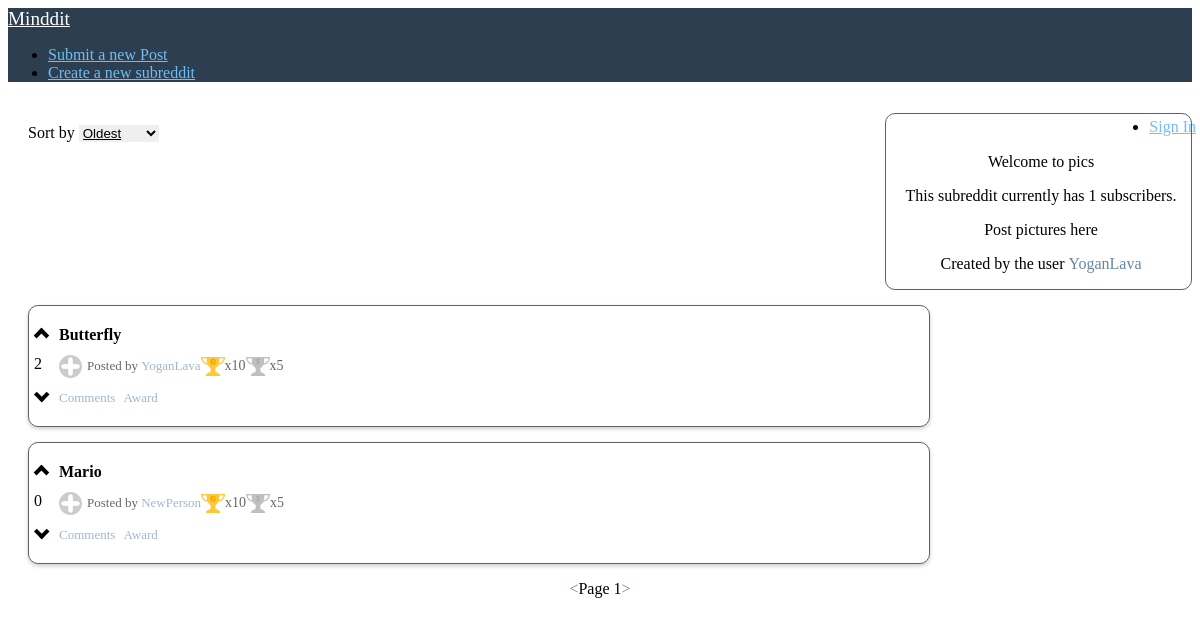
/subreddit.php?name=pics, run on the app's committed database.
### tables this page shows
CREATE TABLE subreddits (
  name varchar(20) NOT NULL,
  creator_id int(11) DEFAULT NULL,
  description text,
  created_at int(11) DEFAULT NULL
);

CREATE TABLE users (
  id int(11) NOT NULL,
  username varchar(255) NOT NULL,
  password varchar(255) NOT NULL,
  created_at int(30) NOT NULL DEFAULT '0'
);

CREATE TABLE posts (
  id int(11) NOT NULL,
  title varchar(255) DEFAULT NULL,
  user_id int(11) NOT NULL,
  is_image tinyint(1) DEFAULT NULL,
  body text,
  created_at int(30) DEFAULT NULL,
  updated_at int(30) DEFAULT NULL,
  subreddit_name varchar(20) NOT NULL
);

### subreddit.php (the view, shortened to what this page needs)
<?php
$mysqli = openConnection();
if(isset($_GET['sortBy'])){
    switch($_GET['sortBy']){
        case "topLikes":
            $sql = "SELECT * FROM mostLiked where subreddit_name= '".$_GET['name']."' LIMIT 5". ((isset($_GET['page']))?" OFFSET ". ($_GET['page']-1) * 5:"");
            break;
        case "newest":
            $sql = "SELECT * FROM posts where subreddit_name= '".$_GET['name']."' order by created_at desc LIMIT 5". ((isset($_GET['page']))?" OFFSET ". ($_GET['page']-1) * 5:"");
            break;
        case "oldest":
            $sql = "SELECT * FROM posts where subreddit_name= '".$_GET['name']."' order by created_at asc LIMIT 5". ((isset($_GET['page']))?" OFFSET ". ($_GET['page']-1) * 5:"");
            break;
        default:
            $sql = "SELECT * FROM posts where subreddit_name= '".$_GET['name']."' LIMIT 5". ((isset($_GET['page']))?" OFFSET ". ($_GET['page']-1) * 5:"");
    }
}else{
    $sql = "SELECT * FROM posts where subreddit_name= '".$_GET['name']."' LIMIT 5". ((isset($_GET['page']))?" OFFSET ". ($_GET['page']-1) * 5:"");
}
$result=$mysqli->query($sql);
$sql = "select subreddits.description, users.username from subreddits inner join users where subreddits.name = '".$_GET['name']."' and subreddits.creator_id = users.id";
$subreddit = ($mysqli->query($sql))->fetch_assoc();
?>
<!DOCTYPE html>
<html lang="en">
<head>
    <link rel="stylesheet" href="https://unpkg.com/purecss@1.0.1/build/pure-min.css"
 />
    <link rel="stylesheet" href="css/css.css" />
</head>
<body>
    <div class="home-menu pure-menu pure-menu-horizontal">
        <a href="index.php" class="pure-menu-heading pure-menu-link">Minddit</a>
        <ul class="pure-menu-list">
            <li class="pure-menu-item">
                <a href="submit.php" class="pure-menu-link">Submit a new Post</a>
            </li>
            <li class="pure-menu-item">
                <a href="createsubreddit.php" class="pure-menu-link">Create a new subreddit</a>
            </li>
        </ul>
        <ul class="pure-menu-list align-right">
            <?php if(!isset($_SESSION['username'])){echo "<li class='pure-menu-item'>
        <a href='register.php' class='pure-menu-link'>Sign In</a>
      </li>";
      } else { echo "<li class='pure-menu-item pure-menu-has-children pure-menu-allow-hover'>
        <a href='#' id='menuLink1' class='pure-menu-link'>".$_SESSION['username']."</a>
        <ul class='pure-menu-children'>
            <li class='pure-menu-item'><a href='profile.php?name=".$_SESSION['username']."' class='pure-menu-link'>Profile</a></li>
            <li class='pure-menu-item'><a href='details.php' class='pure-menu-link'>Details</a></li>
            <li class='pure-menu-item'><a href='/logic/logout.php' class='pure-menu-link'>Log Out</a></li>
        </ul>
    </li>";
      }?>
        </ul>
    </div>
    <div class="side-bar">
        <?php
        echo "<p>Welcome to " . $_GET['name'] . "</p>";
        $sql= "select count(*) as count from subreddit_subscriptions where subreddit_name='".$_GET['name']."'";
        $count = ($mysqli->query($sql))->fetch_assoc();
        echo "<p>This subreddit currently has ".$count['count']." subscribers.</p>";
        echo "<p>".$subreddit['description']."</p>";
        echo "<p>Created by the user <a href='profile.php?name=".$subreddit['username']."' class='normal-link'>".$subreddit['username']."</a>"
        ?>
    </div>
    <div class="sort-container">
        <p style="display: inline-block">Sort by</p>
        <select id="sort" class="sort-by">
            <option value="oldest">Oldest</option>
        </select>
    </div>
    <div class="posts">
        <?php
          while($post = $result->fetch_assoc()){
            $user = $mysqli->query("select * from users where id='".$post['user_id']."'");
            $user = $user->fetch_assoc();
            echo "<div class='post'>";
            echo "<div class='likes'>";
            echo ((isset($checkLiked))? $checkLiked['vote'] === 'upvote' : false)? "<span class='chevron on upvote' id='u".$post['id']."' onclick='vote(".$post['id'].", ".$_SESSION['userid'].", \"post\", \"upvote\")'></span>" : "<span class='chevron upvote' id='u".$post['id']."' onclick='vote(".$post['id'].", ". ((isset($_SESSION['userid']))? $_SESSION['userid']:"null") .", \"post\", \"upvote\")'></span>";
            $likes = "SELECT (SELECT COUNT(*) FROM likes, post_likes where likes.vote = 'upvote' and post_likes.post_id = ".$post['id']." and post_likes.like_id = likes.id) - (SELECT COUNT(*) FROM likes, post_likes where likes.vote = 'downvote' and post_likes.post_id = ".$post['id']." and post_likes.like_id = likes.id) as likes";
            $likes = ($mysqli->query($likes))->fetch_assoc();
            echo "<p id='l".$post['id']."'>".$likes['likes']."</p>";
            echo  ((isset($checkLiked))? $checkLiked['vote'] === 'downvote' : false)? "<span class='chevron on downvote' id='d".$post['id']."' onclick='vote(".$post['id'].", ".$_SESSION['userid'].", \"post\", \"downvote\")'></span>" : "<span class='chevron downvote' id='d".$post['id']."' onclick='vote(".$post['id'].", ". ((isset($_SESSION['userid']))? $_SESSION['userid']:"null") .", \"post\", \"downvote\")'></span>";
            echo  "</div>";
            echo "<div class='post-info'>";
            echo ($post['is_image'])?"<div><a class='post-link' href='".$post['body']."' >".$post['title']."</a></div>":"<div><a class='post-link' href='post.php?postID=".$post['id']."' >".$post['title']."</a></div>";
            echo "<div class='details'>
                  <div id='b".$post['id']."' onClick='togglePost(".$post['id'].");' class='expand'></div>";
            echo "<p class='post-details'>Posted by <a href='#' class='normal-link'>".$user['username']."</a></p>";
            echo "<div class='gold' tooltip='Gold'></div><p class='award-text'>x10</p>
            <div class='silver' tooltip='Silver'></div><p class='award-text'>x5</p>";
            echo "</div>";
            echo "<div class='post-details'><a href='post.php?postID=".$post['id']."' class='normal-link'>Comments</a> <a class='normal-link' onClick='togglePostAwardMenu(".$post['id'].",".$_SESSION['userid'].")' style='padding-left:5px'>Award</a></div>";
            echo "</div>";
            echo "</div>";
          }
      ?>
    </div>
    <div class="pagination">
          <?php
            echo "<a onclick='back()' class='normal-link'><</a>";
            echo (isset($_GET['page']))? "<p>Page ".$_GET['page']."</p>":"<p>Page 1</p>";
            echo "<a onclick='forward()' class='normal-link'>></a>";
          ?>
    </div>
</body>
</html>

### css/css.css (style rules this page uses)
.home-menu .pure-menu-heading { color: white; font-weight: 400; font-size: 120%; }
.home-menu a { color: #6fbef3; }
.home-menu { background: #2d3e50; }
.align-right { position: absolute; right: 0px; padding: 4px; }
.posts { display: inline-flex; flex-direction: column; flex-wrap: wrap; justify-content: center; align-items: center; align-content: center; }
.post { padding-top: 20px; margin-top: 15px; margin-left: 20px; border: solid 1.2px #616161; width: 75vw; min-height: 100px; max-width: 100%; border-radius: 10px; box-shadow: 0 2px 4px 0 rgba(0, 0, 0, 0.2); }
.posts .post-link { display: inline-block; text-decoration: solid; font-weight: bold; color: #000000; }
.details { position: relative; align-items: center; display: flex; }
.normal-link { color: #6785a6; text-decoration: solid; position: relative; display: inline-block; cursor: pointer; }
.post .post-details { opacity: 0.6; display: inline-block; font-size: 13px; }
.post .normal-link { font-size: 13px; }
.likes { float: left; padding-top: 2px; padding-left: 5px; }
.chevron::before { border-style: solid; border-width: 0.25em 0.25em 0 0; content: ''; display: block; height: 0.45em; left: 0.15em; position: relative; top: 0.15em; transform: rotate(-45deg); width: 0.45em; cursor: pointer; }
.chevron.downvote::before { top: 0; transform: rotate(135deg); }
.expand { background-repeat: no-repeat; margin-right: 5px; background-image: url("/res/plus.png"); height: 23px; width: 23px; }
.post-info { padding-left: 30px; }
.sort-container { display: inline-block; margin-top: 10px; margin-left: 20px; }
.sort-by { text-decoration: underline; display: inline-block; border: none; }
.pagination { display: flex; align-items: center; justify-content: center; }
.gold { position: relative; background-image: url("/res/gold.png"); background-size: 24px 19px; height: 19px; width: 24px; }
.silver { position: relative; background-image: url("/res/silver.png"); background-size: 24px 19px; height: 19px; width: 24px; }
[tooltip]:before { content: attr(tooltip); position: absolute; opacity: 0; left: -15px; transition: all 0.15s ease; padding: 10px; color: #bdbdbd; border-radius: 10px; }
[tooltip]:not([tooltip-persistent]):before { pointer-events: none; }
.side-bar { text-align: center; margin-top: 15px; padding-top: 5px; padding-left: 5px; float: right; width: 300px; border: solid 1.2px #616161; border-radius: 10px; position: relative; white-space: pre-line; }
.award-text { opacity: 0.6; font-size: 14px; }

### data on the page
subreddits: description "Post pictures here", creator.username "YoganLava"
posts: likes "2", title "Butterfly", user.username "YoganLava"
posts: likes "0", title "Mario", user.username "NewPerson"

### other printed values
$_GET['name'] "pics"
$count['count'] "1"
